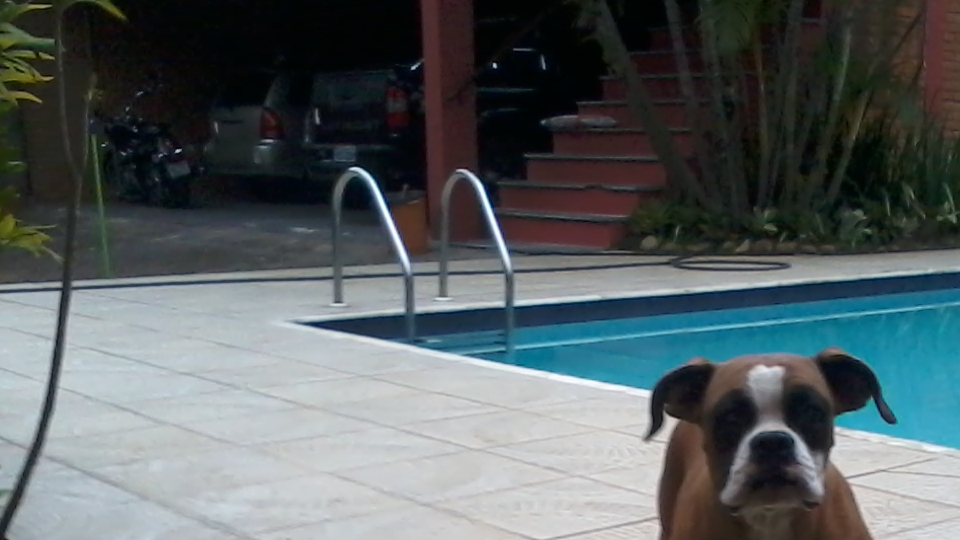
#> input picture A/img/test_image-1.jpg, 960 x 540 px, found by its file name
$ python A_4.py
#> lines starting #> are read from the running program, lines starting #| are printed output that depends on the picture
#> further down, image_raw is the input picture: shape (540, 960, 3); mean R, G, B 88, 96.5, 98.6
#| IMG Tensor size: (540, 960, 3)
# @toffanetto

import os
import numpy as np
import imageio.v2 as iio
import matplotlib.pyplot as plt

def getHistogram(image_array):
    n_rows = np.uint16(image_array.shape[0]) # Number of rows of the image
#> n_rows = 540
    n_collumns = np.uint16(image_array.shape[1]) # Number of collumns of the image
#> n_collumns = 960

    histogram_array = np.zeros([256]) # Empty arraw for the construction of the histogram

    for j in range(n_collumns): # Collumn sweep
        for i in range(n_rows): # Row sweep

            histogram_array[image_array[i][j][0]] += 1

    return (histogram_array/n_collumns)/n_rows

def getCumulativeHistogram(histogram_array):

    cumulative_histogram_array = np.zeros([256]) # Empty arraw for the construction of the histogram

    cumulative_histogram_array[0] = histogram_array[0]

    for i in range(len(histogram_array)-1):
            cumulative_histogram_array[i+1] = cumulative_histogram_array[i] + histogram_array[i+1]


    return cumulative_histogram_array

# Read image from file

image_raw = iio.imread('A/img/test_image-1.jpg')

print("IMG Tensor size: "+str(image_raw.shape))

histogram_raw = getHistogram(image_raw)
#> histogram_raw = 256 values, max 0.0243 at index 0, min 0 at index 254, mean 0.00391
np.savetxt('./A/data/histogram.txt', histogram_raw, fmt='%.3f', newline=os.linesep)

print(np.sum(histogram_raw))
#| 1.0

x = np.linspace(0, 255, 256)

plt.figure(figsize = (8,6))
plt.stem(x, histogram_raw)
plt.xlabel('Grayscale 8-bit intensity')
plt.ylabel('Normalized Frequency')
plt.title('Histogram')
plt.grid()

plt.savefig("./A/plot/Histogram.pdf", format="pdf", bbox_inches="tight")
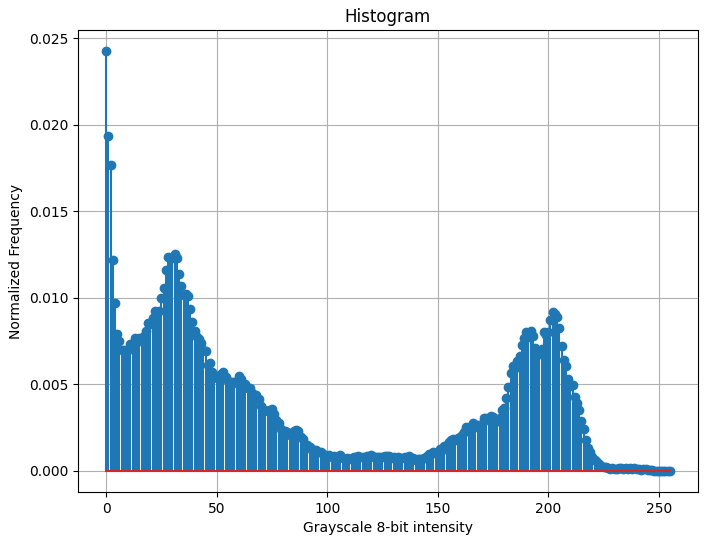
#> figure drawn by matplotlib, 1 panel; curve peaks at x = 0, y = 0.0243

cumulative_histogram_raw = getCumulativeHistogram(histogram_raw)
#> after the loop in getCumulativeHistogram, `for i in range(len(histogram_array)-1):`: cumulative_histogram_array = 256 values from 0.0243 to 1
#> cumulative_histogram_raw = 256 values from 0.0243 to 1

plt.figure(figsize = (8,6))
plt.plot(x, cumulative_histogram_raw)
plt.xlabel('Grayscale 8-bit intensity')
plt.ylabel('Normalized Cumulative Frequency')
plt.title('Cumulative Histogram')
plt.grid()

plt.savefig("./A/plot/Cumulative_Histogram.pdf", format="pdf", bbox_inches="tight")
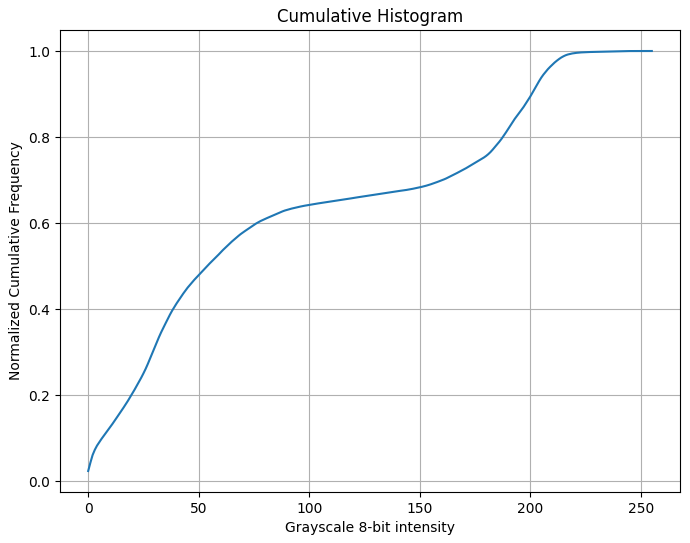
#> figure drawn by matplotlib, 1 panel; curve peaks at x = 253, y = 1

plt.show()
